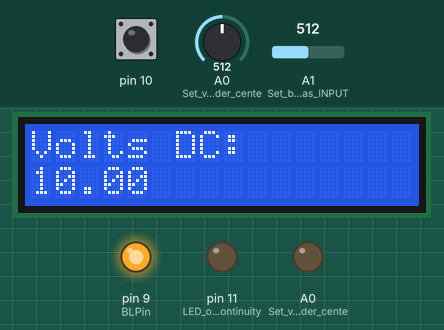
The sketch below on a simulated Arduino Uno, built with avr-gcc and run on an emulated ATmega328P. On the bench: 16×2 character LCD, output pins drawn as LEDs (lit = HIGH). The test bench sets the inputs (shaded band); at power-on: pin 10 HIGH, A1 (Set_both_ADC_as_INPUT) = 512, A0 (Set_voltage_divider_cente) = 512. EEPROM starts erased.

Above: at 1.2 s.
1.3 s: pin 10 pulled LOW for 1 s
At 3.3 s:
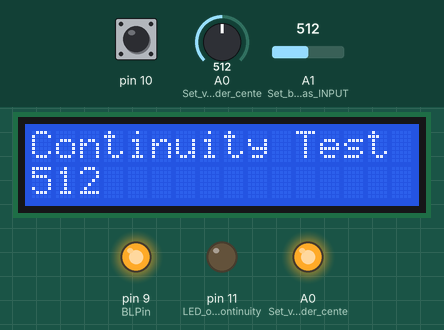
4.2 s: A1 (Set_both_ADC_as_INPUT) set to 488
At 5.5 s:
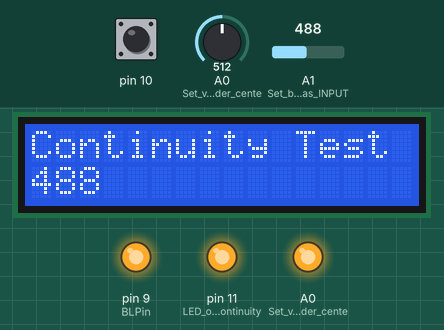
5.8 s: pin 10 pulled LOW for 0.15 s
At 6.1 s:
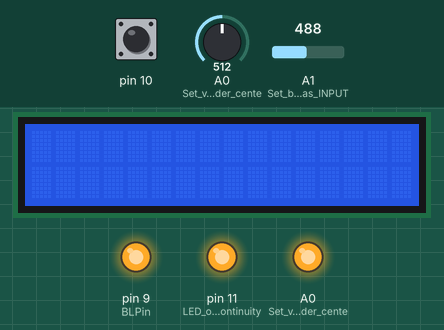
7.9 s: A0 (Set_voltage_divider_cente) set to 490
At 9.1 s:
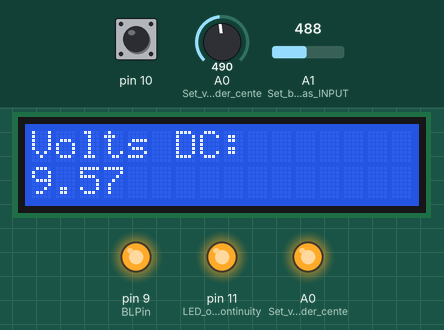
9.4 s: pin 10 pulled LOW for 0.15 s
At 10.5 s:
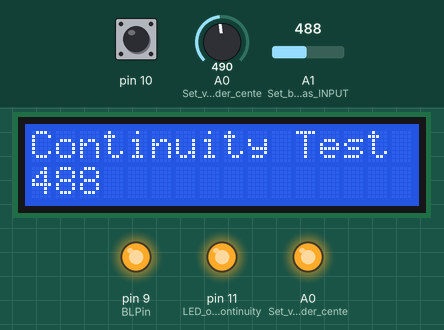
11.1 s: A1 (Set_both_ADC_as_INPUT) set to 510
At 11.5 s:
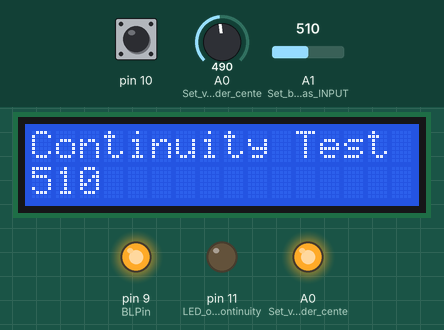
Timing chart, 0 to 13.6 s (numbered marks = the images above; inputs shaded):
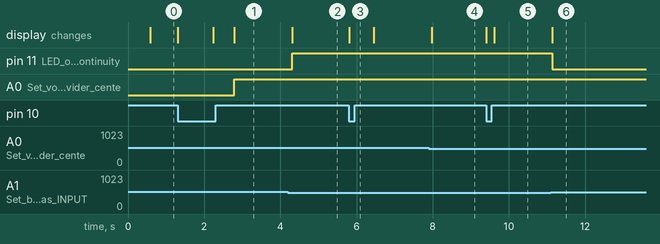

The sketch:

Voltmeter.ino
```cpp
// (licence header left out)
#include <LiquidCrystal.h>
#include <EEPROM.h>

// --- EEPROM ADDRESS DEFINITIONS
#define LCD_BACKLIGHT_ADDRESS 1  // EEPROM address for backlight setting
#define BAUD_ADDRESS 2  // EEPROM address for Baud rate setting
#define SPLASH_SCREEN_ADDRESS 3 // EEPROM address for splash screen on/off
#define ROWS_ADDRESS 4  // EEPROM address for number of rows
#define COLUMNS_ADDRESS 5  // EEPROM address for number of columns

// --- SPECIAL COMMAND DEFINITIONS
#define BACKLIGHT_COMMAND 128  // 0x80
#define SPECIAL_COMMAND 254 // 0xFE
#define BAUD_COMMAND 129  // 0x81

// --- ARDUINO PIN DEFINITIONS
uint8_t RSPin = 2;
uint8_t RWPin = 3;
uint8_t ENPin = 4;
uint8_t D4Pin = 5;
uint8_t D5Pin = 6;
uint8_t D6Pin = 7;
uint8_t D7Pin = 8;
uint8_t BLPin = 9;

char inKey;  // Character received from serial input
uint8_t Cursor = 0;  // Position of cursor, 0 is top left, (rows*columns)-1 is bottom right
uint8_t LCDOnOff = 1;  // 0 if LCD is off
uint8_t blinky = 0;  // Is 1 if blinky cursor is on
uint8_t underline = 0; // Is 1 if underline cursor is on
uint8_t splashScreenEnable = 1;  // 1 means splash screen is enabled
uint8_t rows = 2;  // Number rows, will be either 2 or 4
uint8_t columns = 16; // Number of columns, will be 16 or 20
uint8_t characters; // rows * columns

// initialize the LCD at pins defined above
LiquidCrystal lcd(RSPin, RWPin, ENPin, D4Pin, D5Pin, D6Pin, D7Pin);


/* ----------------------------------------------------------
  In the setup() function, we'll read the previous baud,
  screen size, backlight brightness, and splash screen state
  from EEPROM. Serial will be started at the proper baud, the
  LCD will be initialized, backlight turned on, and splash
  screen displayed (or not) according to the EEPROM states.
  ----------------------------------------------------------*/
  int reading = 0;
  float readingfinal = 0;
  boolean state = 0;

void setup(){

  pinMode(10, INPUT);
  digitalWrite(10, HIGH); //Button Input, Set internal pull-up resistors
  pinMode(11, OUTPUT); //LED output for continuity tester
  // initialize the serial communications:
  setBaudRate(EEPROM.read(BAUD_ADDRESS));

  // Read rows and columns from EEPROM
  // Will default to 2x16, if not previously set
  rows = EEPROM.read(ROWS_ADDRESS);
  if (rows != 4)
    rows = 2;
  columns = EEPROM.read(COLUMNS_ADDRESS);
  if (columns != 20)
    columns = 16;

  // set up the LCD's number of rows and columns:
  lcd.begin(columns, rows);

  // Set up the backlight
  pinMode(BLPin, OUTPUT);
  setBacklight(EEPROM.read(LCD_BACKLIGHT_ADDRESS));

  // Do splashscreen if set
  splashScreenEnable = EEPROM.read(SPLASH_SCREEN_ADDRESS);
  if (splashScreenEnable!=0)
  {
    if (columns == 16)
    {

    }
    else
    {
      lcd.setCursor(0, 1);
      lcd.print("  www.SparkFun.com  ");
      lcd.setCursor(0, 2);
      lcd.print("   Serial LCD Kit   ");
      delay(2000);
      lcd.clear();
    }
  }
}

/*----------------------------------------------------------
  In loop(), we wait for a serial character to be
  received. Once received, the character is checked against
  all the special commands if it's not a special command the
  character (or tab, line feed, etc.) is displayed. If it is
  a special command another loop will be entered and we'll
  again wait for any further characters that are needed to
  finish the command.
  ----------------------------------------------------------*/
void loop()
{

  // This is how the meter switched between continuity and voltage testing modes
  for(int ldl = 0; ldl<500; ldl++){delay(1);
  if(digitalRead(10)==LOW){state = !state; lcd.clear();}


}

  if(state==0){ //Voltage Mode

  //In Voltage mode, the meter reads the center tap from the voltage divider on ADC 0 and scales the result in relation to 20V

    pinMode(A1, INPUT); //Set both ADC as INPUT
    pinMode(A0, INPUT);

  reading = analogRead(A0); //Read the ADC at the center of the voltage divider
  readingfinal = map(reading, 0, 1023, 0, 2000); //Stretch the ADC's 5V range to a number easily divisable by 20
  readingfinal = readingfinal/100; //Scale down


 //Report Voltage
      lcd.setCursor(0, 0);
      lcd.print("Volts DC: ");
      lcd.setCursor(0, 1);
      lcd.print("            ");lcd.setCursor(0, 1);
      lcd.print(readingfinal);


  } else { //Continuity Mode

  //In Continuity Mode the center of the voltage tap is set HIGH, one leg of the voltage divider prevents a short to
  //ground. The positive tap is read into ADC 1. If there's no continuity between the probes, the V-out from ADC 0
  //is sinked partially to ground and partially to ADC 1. When there is continuity, ADC 1 reads no voltage as ADC 0
  //is sinked to ground through the negative probe.

    pinMode(A1, INPUT); //We'll read the positive tap
    pinMode(A0, OUTPUT); //Set voltage divider center tap HIGH
    digitalWrite(A0, HIGH);


  reading = analogRead(A1);
      lcd.setCursor(0, 0);
      lcd.print("Continuity Test");
      lcd.setCursor(0, 1);
      lcd.print("            ");lcd.setCursor(0, 1);
      lcd.print(reading);
      //Turn on the LED
      if(reading<500){digitalWrite(11, HIGH);}else{digitalWrite(11, LOW);}

  }

}

void setBacklight(uint8_t backlightSetting)
{
  analogWrite(BLPin, backlightSetting);
  EEPROM.write(LCD_BACKLIGHT_ADDRESS, backlightSetting);
}

/* ----------------------------------------------------------
  setBaudRate() is called from SpecialCommands(). It receives
  a baud rate setting balue that should be between 0 and 10.
  The baud rate is then set accordingly, and the new value is
  written to EEPROM. If the EEPROM value hasn't been written
  before (255), this function will default to 9600. If the value
  is out of bounds 10<baud<255, no action is taken.
  ----------------------------------------------------------*/
void setBaudRate(uint8_t baudSetting)
{
  // If EEPROM is unwritten (0xFF), set it to 9600 by default
  if (baudSetting==255)
    baudSetting = 4;

  switch(baudSetting)
  {
    case 0:
      Serial.begin(300);
      break;
    case 1:
      Serial.begin(1200);
      break;
    case 2:
      Serial.begin(2400);
      break;
    case 3:
      Serial.begin(4800);
      break;
    case 4:
      Serial.begin(9600);
      break;
    case 5:
      Serial.begin(14400);
      break;
    case 6:
      Serial.begin(19200);
      break;
    case 7:
      Serial.begin(28800);
      break;
    case 8:
      Serial.begin(38400);
      break;
    case 9:
      Serial.begin(57600);
      break;
    case 10:
      Serial.begin(115200);
      break;
  }
  if ((baudSetting>=0)&&(baudSetting<=10))
    EEPROM.write(BAUD_ADDRESS, baudSetting);
}
```

Measured:
- the behaviour switches between 500 and 499 on A1 (Set_both_ADC_as_INPUT) (found by bisection; images 1 and 2)
- after the input at 1.3 s, A0 (Set_voltage_divider_cente): LOW → HIGH after 1.5 s; the display: first changes at once (image 1 shows a later state)
- after the input at 4.2 s, pin 11 (LED_output_for_continuity): LOW → HIGH after 0.12 s; the display: changes after 0.12 s (image 2)
- after the input at 5.8 s, the display: changes at once (image 3)
- after the input at 7.9 s, the display: changes after 0.08 s (image 4)
- after the input at 9.4 s, the display: first changes at once (image 5 shows a later state)
- after the input at 11.1 s, pin 11 (LED_output_for_continuity): HIGH → LOW at once; the display: changes at once (image 6)
